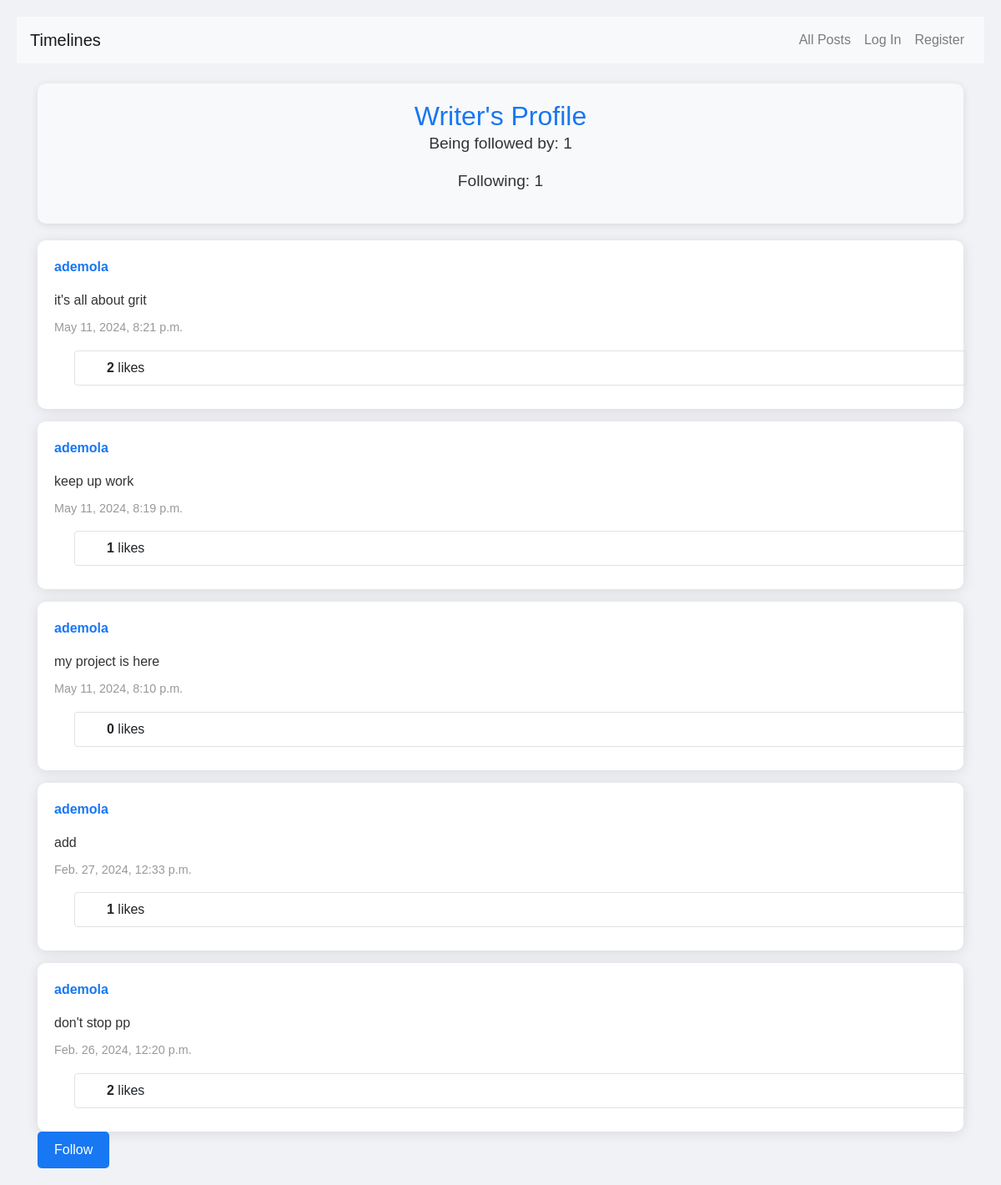
/profile/ademola, run on the app's committed database.
### network/models.py (models this page shows)
class Post(models.Model):
    id = models.AutoField(primary_key=True)
    user = models.ForeignKey(User, on_delete=models.CASCADE, related_name="post")
    post = models.CharField(max_length=300)
    timing = models.DateTimeField(auto_now_add=True)
    liked_by = models.ManyToManyField(User, symmetrical=False, blank=True, related_name="users_liked")
    def count_likes(self):
        return self.liked_by.count()
    class Meta:
        ordering = ['-timing']

class User(AbstractUser):
    pass

### network/views.py (the view)
# urls.py: path("profile/<str:nm>", views.profile, name="profile"),
def profile(request, nm):
    global check
    own = User.objects.get(username=nm)
    data = Following.objects.get(owner = nm)
    info = imfollowing.objects.get(ifollowed= nm)
    print(data)
    p = data.follow.all()
    q = info.imfollow.all()
    allpost= Post.objects.filter(user = own)
    if nm == request.user.username:
        ed = True
    else:
        ed = False
    follower= request.user
    data = Following.objects.get(owner = nm)
    if follower not in data.follow.all() :
        check = False
    else:
        check = True
    return render(request, "network/profile.html",{
        'p': p,
        'nm':nm,
        'q': q,
        'check': check,
        'allpost': allpost,
        'ed':ed
        })

### network/models.py (called while the page is built)
    def __str__(self):
       return f"{self.owner} has followers"

### network/templates/network/profile.html (shortened to what this page needs)
{% extends "network/layout.html" %}
{% load static %}
{% block body %}
<div class="writer-profile-header">
    <h1 class="writer-profile-heading">Writer's Profile</h1>
    <p class="writer-follow-count">Being followed by: <span>{{ p.count }}</span></p>
    <p class="writer-following-count">Following: <span>{{ q.count }}</span></p>
</div>
<div class="writer-posts-container">
    {% for post in allpost %}
        <div class="writer-post" id="di{{ post.id }}">
            <a href="{% url 'profile' nm=post.user %}" class="writer-post-user-link">
                <p class="writer-post-user">{{ post.user }}</p>
            </a>
            <p class="writer-post-content" id="or{{ post.id }}">{{ post.post }}</p>
            <p class="writer-post-timing">{{ post.timing }}</p>
            <div class="container border rounded mx-4 my-2 post-div">
                <div class="row m-2">
                    <div class="col">
                        <span class="like-count-label {% if user in post.liked_by.all %}liked-post{% endif %}">{{ post.count_likes }}</span> likes
                    </div>
                </div>
            </div>
        </div>
    {% endfor %}
</div>
{% if not ed %}
    <form action="{% url 'follow' nm=nm %}" method="post">
        <input type="submit" value="{% if not check %}Follow{% else %}Unfollow{% endif %}" class="btn writer-btn-info">
    </form>
{% endif %}
{% endblock %}

### network/static/network/index.css (style rules this page uses)
body { font-family: Arial, sans-serif; background-color: #f0f2f5; margin: 0; padding: 20px; }
.row { display: flex; flex-wrap: wrap; }
.like-count-label { font-weight: bold; }
.writer-profile-header { background-color: #f7f9fa; padding: 20px; border-radius: 10px; text-align: center; box-shadow: 0 2px 10px rgba(0, 0, 0, 0.1); margin-bottom: 20px; }
.writer-profile-heading { font-size: 2rem; color: #1877F2; margin: 0; }
.writer-follow-count, .writer-following-count { font-size: 1.2rem; color: #333; }
.writer-posts-container { display: flex; flex-direction: column; gap: 15px; }
.writer-post { background-color: #fff; border-radius: 10px; padding: 20px; box-shadow: 0 2px 15px rgba(0, 0, 0, 0.1); transition: transform 0.3s; }
.writer-post-user-link { text-decoration: none; }
.writer-post-user { font-weight: bold; color: #1877F2; }
.writer-post-content { font-size: 1rem; color: #333; margin: 10px 0; }
.writer-post-timing, .writer-post-likes { font-size: 0.9rem; color: #999; }
.writer-btn-info { background-color: #1877F2; color: white; border: none; padding: 10px 20px; border-radius: 5px; transition: background 0.3s; }

### data on the page
Post: user "ademola", post "it's all about grit", timing "May 11, 2024, 8:21 p.m.", count_likes "2"
Post: user "ademola", post "keep up work", timing "May 11, 2024, 8:19 p.m.", count_likes "1"
Post: user "ademola", post "my project is here", timing "May 11, 2024, 8:10 p.m.", count_likes "0"
Post: user "ademola", post "add", timing "Feb. 27, 2024, 12:33 p.m.", count_likes "1"
Post: user "ademola", post "don't stop pp", timing "Feb. 26, 2024, 12:20 p.m.", count_likes "2"

### other printed values
{{ p.count }} "1"
{{ q.count }} "1"
